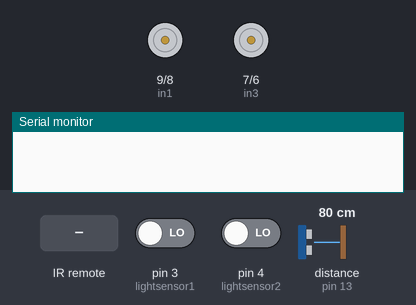
The sketch below on a simulated Arduino Uno, built with avr-gcc and run on an emulated ATmega328P. Parts: motor-driver pin pairs drawn as motors (green arrow = first pin HIGH = forward, orange = second pin HIGH = backward, longer = more drive, scaled by the enable pin), the last lines printed to the serial monitor. The inputs (shaded band) are chosen by the test bench; at power-on: pin 3 (lightsensor1) LOW, pin 4 (lightsensor2) LOW, distance to the obstacle (sensor on pin 13) 80 cm. The echo pulse lasts 58.3 µs per cm; random numbers use the default seed unless the sketch sets one.

Above: at 1.2 s.
1.3 s: infrared code 0xFF22DD received
At 2.5 s:
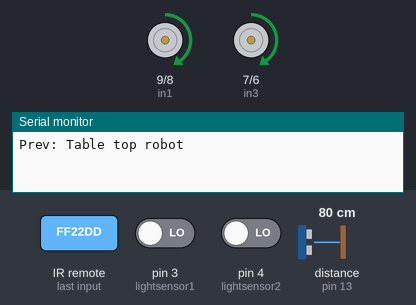
2.8 s: pin 3 (lightsensor1) driven HIGH
At 4.4 s:
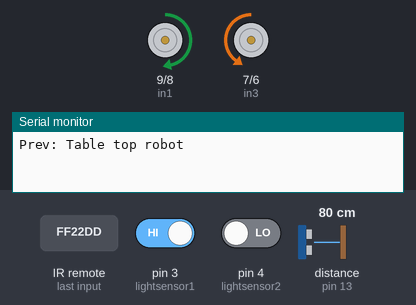
8.8 s: infrared code 0xFF02FD received
10.4 s: infrared code 0xFFE21D received
At 11.6 s:
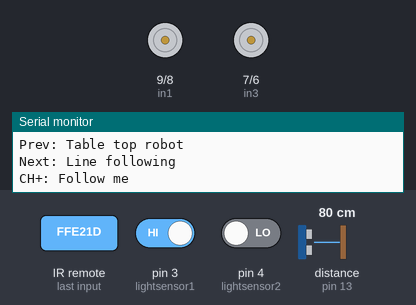
11.9 s: infrared code 0xFFE01F received
Timing chart, 0 to 14.4 s (numbered marks = the images above; inputs shaded):
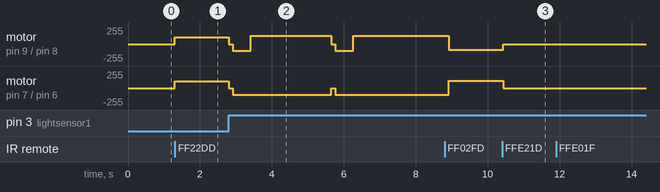

Measured:
- after the input at 1.3 s, motor on pin 9 (in1) / pin 8 (in2), motor on pin 7 (in3) / pin 6 (in4): stopped → forward 100/255 at once
- after the input at 2.8 s, motor on pin 9 (in1) / pin 8 (in2): forward 100/255 → stopped at once, → backward 100/255 0.10 s later, → forward 125/255 0.50 s later, → stopped 2.2 s later, … (6 changes in this stretch); motor on pin 7 (in3) / pin 6 (in4): alternates backward 100/255 for 2.7 s and stopped for 0.10 s, starting at once
- after the input at 10.4 s, motor on pin 9 (in1) / pin 8 (in2): backward 85/255 → stopped at once; motor on pin 7 (in3) / pin 6 (in4): forward 110/255 → stopped at once

The sketch:

Car_controller0.8.ino
```cpp
/*
* Car driving code created by Stephen Baker
* Version 0.8: Line-Following
* "CH-" to turn OFF ultrasonic
* "CH " for Self-Stopping mode
* "CH+" for Follow-Me mode
* "Next" for Line Following
*/

#include <IRremote.h>

#define RECV_PIN 11
IRrecv irrecv(RECV_PIN);
decode_results results;

// Setup motor controller
// motor one
#define enA 10
#define in1 9
#define in2 8
// motor two
#define enB 5
#define in3 7
#define in4 6

// Ultrasonic
#define trigPin 12
#define echoPin 13
long duration, distance;

// Display
//#define MAX7219_DIN 4
//#define MAX7219_CS  3
//#define MAX7219_CLK 2
int ones, tens, hundreds;

//Line following
#define lightsensor1 3
#define lightsensor2 4
int lightval1 = 0;
int lightval2 = 0;

//Other variables
int spd = 100;  // inital speed = 100
int mode = 0;

enum {  MAX7219_REG_DECODE    = 0x09,
        MAX7219_REG_INTENSITY = 0x0A,
        MAX7219_REG_SCANLIMIT = 0x0B,
        MAX7219_REG_SHUTDOWN  = 0x0C,
        MAX7219_REG_DISPTEST  = 0x0F
     };


void setup()
{
  Serial.begin(9600);
  irrecv.enableIRIn(); // Start the receiver

  // set all the motor control pins to outputs
  pinMode(enA, OUTPUT);
  pinMode(enB, OUTPUT);
  pinMode(in1, OUTPUT);
  pinMode(in2, OUTPUT);
  pinMode(in3, OUTPUT);
  pinMode(in4, OUTPUT);

  // Ultrasonic Pins
  pinMode(trigPin, OUTPUT);
  pinMode(echoPin, INPUT);

  // Display
  //digitalWrite(MAX7219_CS, HIGH);
  //pinMode(MAX7219_DIN, OUTPUT);
  //pinMode(MAX7219_CS, OUTPUT);
  //pinMode(MAX7219_CLK, OUTPUT);

  // Line following
  pinMode(lightsensor1, INPUT);
  pinMode(lightsensor2, INPUT);
}


/* ---------------------------- // ---------------------------- */

// -----------------------------------------------
// Motor Movements: Forward, Reverse, Halt
// -----------------------------------------------
void Forward() //look
{
  digitalWrite(in1, HIGH);
  digitalWrite(in2, LOW);
  analogWrite(enA, spd);
  digitalWrite(in3, HIGH);
  digitalWrite(in4, LOW);
  analogWrite(enB, spd);
}
void Reverse()
{
  digitalWrite(in1, LOW);
  digitalWrite(in2, HIGH);
  analogWrite(enA, spd);
  digitalWrite(in3, LOW);
  digitalWrite(in4, HIGH);
  analogWrite(enB, spd);
}
void Halt()
{
  digitalWrite(in1, LOW);
  digitalWrite(in2, LOW);
  digitalWrite(in3, LOW);
  digitalWrite(in4, LOW);
}


// -----------------------------------------------
// Motor Movements: Right, Left
// -----------------------------------------------
void Right()
{
  digitalWrite(in1, LOW);
  digitalWrite(in2, HIGH);
  analogWrite(enA, 100);
  digitalWrite(in3, HIGH);
  digitalWrite(in4, LOW);
  analogWrite(enB, 125);
}
void Left()
{
  digitalWrite(in1, HIGH);
  digitalWrite(in2, LOW);
  analogWrite(enA, 125);
  digitalWrite(in3, LOW);
  digitalWrite(in4, HIGH);
  analogWrite(enB, 100);
}


// -----------------------------------------------
// Speed counter
// -----------------------------------------------
void speedplus() {
  if (spd < 220)
  {
    spd = spd + 10;
  }
  Serial.print(spd);
}
void speedminus() {
  if (spd > 50)
  {
    spd = spd - 10;
  }
  Serial.print(spd);
}


// -----------------------------------------------
// Ultrasonic
// -----------------------------------------------
void Ultrasonic()
{
  digitalWrite(trigPin, LOW);
  delayMicroseconds(2);
  digitalWrite(trigPin, HIGH);
  delayMicroseconds(10);
  digitalWrite(trigPin, LOW);
  duration = pulseIn(echoPin, HIGH);
  distance = (duration / 2) / 29.1;
}


// -----------------------------------------------
// 7 Segment Display
// -----------------------------------------------
//void output(byte address, byte data)
//{
//  digitalWrite(MAX7219_CS, LOW);
//  shiftOut(MAX7219_DIN, MAX7219_CLK, MSBFIRST, address);
//  shiftOut(MAX7219_DIN, MAX7219_CLK, MSBFIRST, data);
//  digitalWrite(MAX7219_CS, HIGH);
//}
//void DisplayDistance()
//{
//  Ultrasonic();
//  hundreds = distance / 100;
//  tens = (distance - hundreds * 100) / 10;
//  ones = distance % 10;
//  output(MAX7219_REG_DISPTEST, 0x00); //display test register - test mode off
//  output(MAX7219_REG_SHUTDOWN, 0x01); //shutdown register - normal operation
//  output(MAX7219_REG_INTENSITY, 0x06); //intensity register
//  output(MAX7219_REG_DECODE, 0xff); //decode mode register - CodeB decode all digits
//  output(MAX7219_REG_SCANLIMIT, 0x02); //scan limit register - display digits 0 & 1 only
//  output(0x03, hundreds);
//  output(0x02, tens);
//  output(0x01, ones); //digit 0 (rightmost digit) data
//  Serial.print(hundreds);
//  Serial.print(tens);
//  Serial.print(ones);
//  Serial.println("\n");
//  delay(50);
//  output(MAX7219_REG_SHUTDOWN, 0x00);   //shutdown
//}


// -----------------------------------------------
// Self Stopping
// -----------------------------------------------
void Selfstop()
{
  Ultrasonic();
  if (distance <= 0 || distance > 150) {
    Serial.println("Far Far Away");
  }
  else if (distance >= 10) {
    Serial.print(distance);
    Serial.println("cm");
    //Forward();
  }
  else {
    Halt();
    delay(1000);
    Reverse();
    delay(500);
    Right();
  }
}


// -----------------------------------------------
// Follow Me
// -----------------------------------------------
void FollowMe() {
  Ultrasonic();
  if (distance > 40) {
    Halt();
  }
  else if (distance > 10) {
    Serial.println("Fooollooow~~~~");
    Forward();
  }
  else {
    Serial.println("Tooooo clooosssee!!!!");
    Reverse();
  }
}

// -----------------------------------------------
// Table top robot
// -----------------------------------------------
void TableTop(){

lightval1 = digitalRead(lightsensor1);
//Serial.println(lightval1);

if (lightval1 == 0){
    Forward();
    delay(30);
  }
else {
    Halt();
    delay(100);
    Reverse();
    delay(500);
    if (random(0,2)){ //chooses a random value between 0 and 1
      Left();
      }
     else{
      Right();
      }

    delay(random(1000,3000)); //turn a random amount
}

}


// -----------------------------------------------
// Line Following
// -----------------------------------------------
void LineFollow() {
lightval1 = digitalRead(lightsensor1);
//Serial.println(lightval1);
lightval2 = digitalRead(lightsensor2);
//Serial.println(lightval2);

if (lightval1 == 1 && lightval2 == 1){ // forward
    digitalWrite(in1, HIGH);
    digitalWrite(in2, LOW);
    analogWrite(enA, 75);
    digitalWrite(in3, HIGH);
    digitalWrite(in4, LOW);
    analogWrite(enB, 75);
    delay(30);
  }
else if (lightval1 == 1 && lightval2 == 0) { //right
    digitalWrite(in1, LOW);
    digitalWrite(in2, HIGH);
    analogWrite(enA, 85);
    digitalWrite(in3, HIGH);
    digitalWrite(in4, LOW);
    analogWrite(enB, 110);
    delay(30);
  }
else if (lightval1 == 0 && lightval2 == 1) { //left
    digitalWrite(in1, HIGH);
    digitalWrite(in2, LOW);
    analogWrite(enA, 100);
    digitalWrite(in3, LOW);
    digitalWrite(in4, HIGH);
    analogWrite(enB, 75);
    delay(30);
}
else if (lightval1 == 0 && lightval2 == 0) { //right
    digitalWrite(in1, LOW);
    digitalWrite(in2, HIGH);
    analogWrite(enA, 85);
    digitalWrite(in3, HIGH);
    digitalWrite(in4, LOW);
    analogWrite(enB, 110);
    delay(30);
}
}


/* ---------------------------- // ---------------------------- */

// -----------------------------------------------
// Main Loop
// -----------------------------------------------
void loop() {
  if (irrecv.decode(&results)) {
    switch (results.value) {
      // Car mp3 remote
      case 0xFFA25D: mode = 0; Serial.println("CH-: Normal Driving"); break; // CH-
      case 0xFF629D: mode = 1; Serial.println("CH : Self-stopping mode"); break; // CH
      case 0xFFE21D: mode = 2; Serial.println("CH+: Follow me"); break; // CH+
      case 0xFF22DD: mode = 3; Serial.println("Prev: Table top robot"); break; // |<<
      case 0xFF02FD: mode = 4; Serial.println("Next: Line following"); break; // >>|
      case 0xFFC23D: Serial.println("Play / Pause"); break; // |>||
      case 0xFFE01F: speedminus(); Forward(); Serial.println("\t-: Decrease Speed"); break; // -
      case 0xFFA857: speedplus(); Forward(); Serial.println("\t+: Increase Speed"); break; // +
      case 0xFF906F: Serial.println("EQ"); break; // EQ
      case 0xFF9867: Serial.println("100+"); break; // 100+
      case 0xFFB04F: Serial.println("200+"); break; // 200+

      case 0xFF6897: Serial.println("0"); break; // 0
      case 0xFF30CF: Serial.println("1"); break; // 1
      case 0xFF18E7: Forward(); Serial.println("\t2: Forward"); break; // 2
      case 0xFF7A85: Serial.println("3"); break; // 3
      case 0xFF10EF: Left(); Serial.println("4: Left"); break; // 4
      case 0xFF38C7: Halt(); mode = 0; Serial.println("5: Stop"); break; // 5
      case 0xFF5AA5: Right(); Serial.println("6: Right"); break; // 6
      case 0xFF42BD: Serial.println("7"); break; // 7
      case 0xFF4AB5: Reverse(); Serial.print(spd); Serial.println("\t8: Reverse"); break; // 8
      case 0xFF52AD: Serial.println("9"); break; // 5
    }

    irrecv.resume(); // Receive the next value
  }

  //DisplayDistance();

  if (mode == 1) {
    Selfstop();

  }
  if (mode == 2) {
    FollowMe();
  }

  if (mode == 3) {
    TableTop();
  }

  if (mode == 4) {
    LineFollow();
  }


}
```
